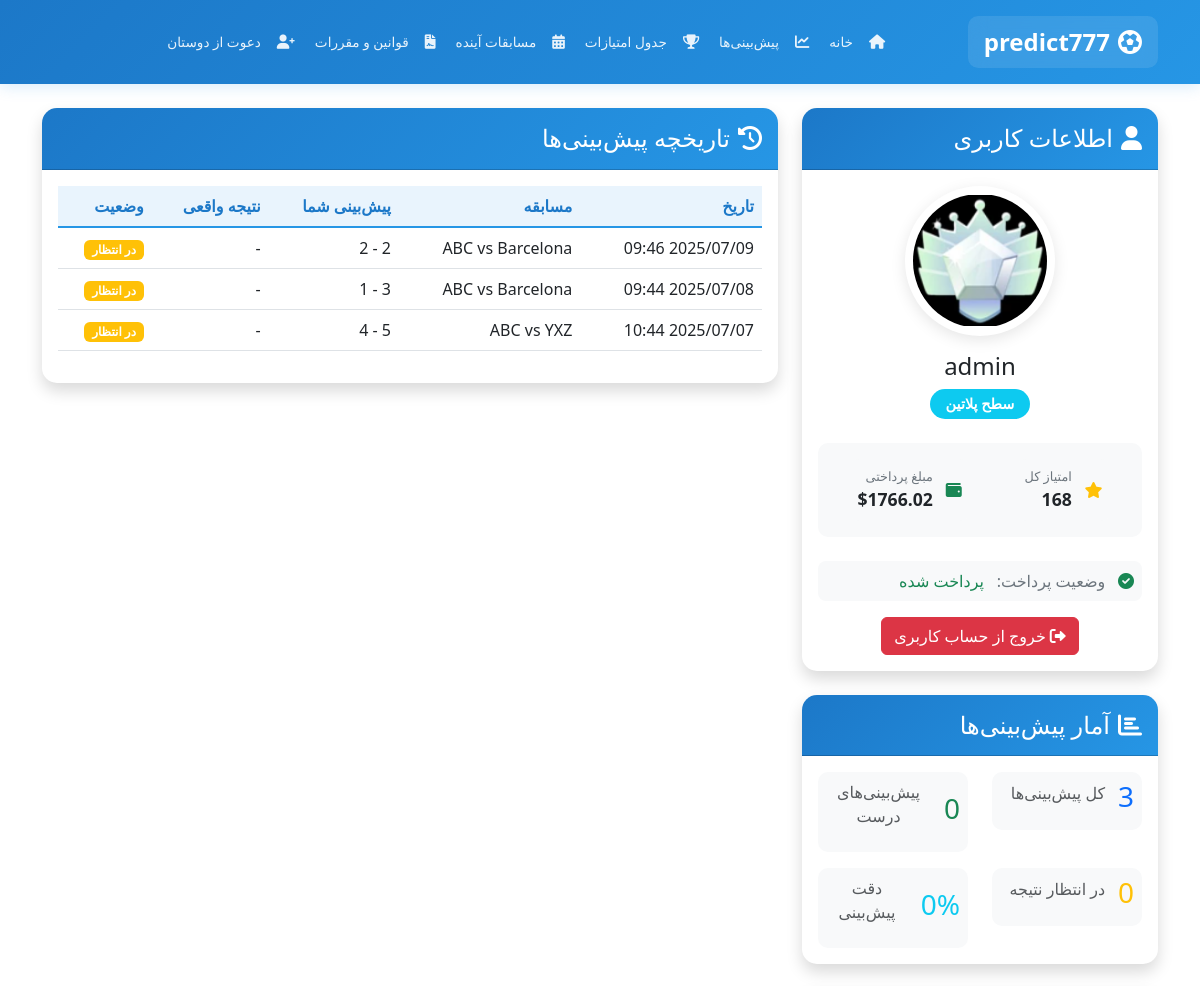
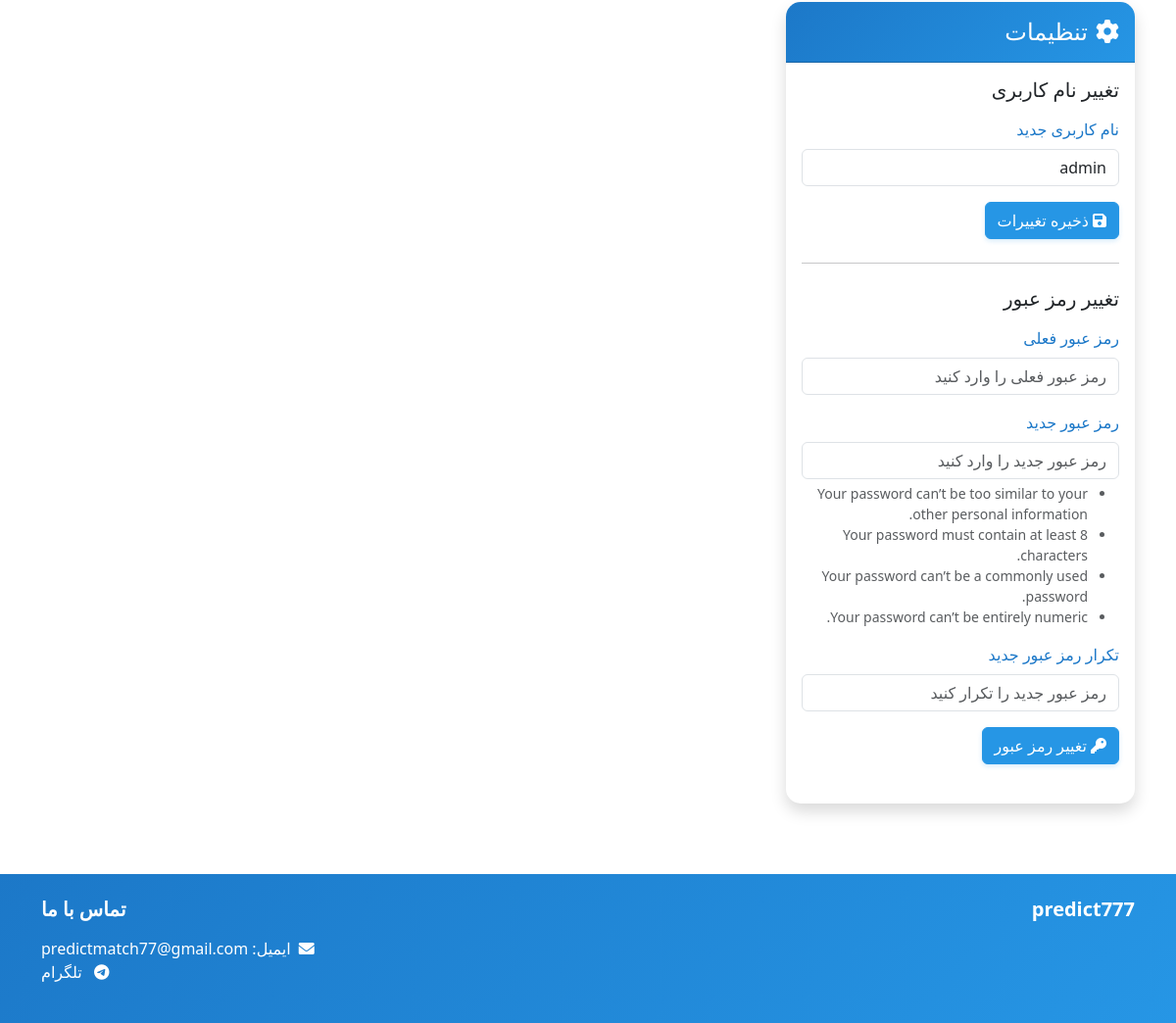
/profile/ (signed in), run on the app's committed database (2 pictures, top to bottom).
### football/models.py (models this page shows, shortened)
class Profile(models.Model):
    user = models.OneToOneField(User, on_delete=models.CASCADE, related_name='user_profile', verbose_name='کاربر')
    points = models.IntegerField(default=0, verbose_name='امتیاز')
    has_paid = models.BooleanField(default=False, verbose_name='پرداخت شده')
    balance = models.DecimalField(max_digits=10, decimal_places=2, default=0, verbose_name='موجودی (دلار)')
    bio = models.TextField(max_length=500, blank=True, verbose_name='درباره من')
    location = models.CharField(max_length=100, blank=True, verbose_name='موقعیت')
    birth_date = models.DateField(null=True, blank=True, verbose_name='تاریخ تولد')
    created_at = models.DateTimeField(auto_now_add=True, verbose_name='تاریخ ایجاد')
    updated_at = models.DateTimeField(auto_now=True, verbose_name='تاریخ بروزرسانی')
    referral_code = models.CharField(max_length=20, unique=True, blank=True, null=True, verbose_name='کد دعوت')
    referred_by = models.ForeignKey('self', on_delete=models.SET_NULL, null=True, blank=True, related_name='referrals', verbose_name='دعوت شده توسط')
    referral_points = models.IntegerField(default=0, verbose_name='امتیاز دعوت')
    class Meta:
        verbose_name = 'پروفایل'
        verbose_name_plural = 'پروفایل‌ها'

class Prediction(models.Model):
    user = models.ForeignKey(User, on_delete=models.CASCADE, related_name='predictions', verbose_name='کاربر')
    match = models.ForeignKey(Match, on_delete=models.CASCADE, related_name='predictions', verbose_name='مسابقه')
    home_team_score = models.IntegerField(validators=[MinValueValidator(0)], verbose_name='پیش‌بینی امتیاز تیم میزبان')
    away_team_score = models.IntegerField(validators=[MinValueValidator(0)], verbose_name='پیش‌بینی امتیاز تیم مهمان')
    is_correct = models.BooleanField(default=False, verbose_name='صحیح')
    created_at = models.DateTimeField(auto_now_add=True)
    updated_at = models.DateTimeField(auto_now=True)
    class Meta:
        verbose_name = 'پیش‌بینی'
        verbose_name_plural = 'پیش‌بینی‌ها'
        ordering = ['-created_at']
        unique_together = ['user', 'match']

class Match(models.Model):
    home_team = models.ForeignKey(Team, on_delete=models.CASCADE, related_name='home_matches', verbose_name='تیم میزبان')
    away_team = models.ForeignKey(Team, on_delete=models.CASCADE, related_name='away_matches', verbose_name='تیم مهمان')
    date = models.DateTimeField(verbose_name='تاریخ مسابقه')
    sport = models.ForeignKey(Sport, on_delete=models.CASCADE, related_name='matches', verbose_name='ورزش')
    home_team_score = models.IntegerField(null=True, blank=True, verbose_name='امتیاز واقعی تیم میزبان')
    away_team_score = models.IntegerField(null=True, blank=True, verbose_name='امتیاز واقعی تیم مهمان')
    venue = models.CharField(max_length=200, verbose_name='محل برگزاری')
    description = models.TextField(verbose_name='توضیحات', blank=True)
    is_finished = models.BooleanField(default=False, verbose_name='پایان یافته')
    created_at = models.DateTimeField(auto_now_add=True, verbose_name='تاریخ ایجاد')
    updated_at = models.DateTimeField(auto_now=True, verbose_name='تاریخ بروزرسانی')
    class Meta:
        verbose_name = 'مسابقه'
        verbose_name_plural = 'مسابقات'
        ordering = ['-date']

class Team(models.Model):
    name = models.CharField(max_length=100, verbose_name='نام تیم')
    sport = models.ForeignKey(Sport, on_delete=models.CASCADE, related_name='teams', default=1, verbose_name='ورزش')
    logo = models.ImageField(upload_to='team_logos/', null=True, blank=True, verbose_name='لوگو')
    symbol = models.CharField(max_length=10, null=True, blank=True, verbose_name='نماد')
    created_at = models.DateTimeField(auto_now_add=True, verbose_name='تاریخ ایجاد')
    updated_at = models.DateTimeField(auto_now=True, verbose_name='تاریخ بروزرسانی')
    class Meta:
        verbose_name = 'تیم'
        verbose_name_plural = 'تیم‌ها'
        ordering = ['name']

### football/views.py (the view, shortened to what this page needs)
# urls.py: path('profile/', views.profile, name='profile'),
@login_required
def profile(request):
    try:
        profile = request.user.user_profile
    except User.user_profile.RelatedObjectDoesNotExist:
        from .models import Profile
        profile = Profile.objects.create(user=request.user)
    predictions = Prediction.objects.select_related(
        'match', 'match__home_team', 'match__away_team', 'match__sport'
    ).filter(user=request.user).order_by('-match__date')
    teams = Team.objects.all().order_by('name')
    total_predictions = predictions.count()
    correct_predictions = predictions.filter(is_correct=True).count()
    pending_predictions = predictions.filter(match__date__gt=timezone.now()).count()
    accuracy = round((correct_predictions / (total_predictions - pending_predictions) * 100)
                    if (total_predictions - pending_predictions) > 0 else 0)
    username_form = UsernameChangeForm(instance=request.user)
    password_form = CustomPasswordChangeForm(request.user)
    profile_form = ProfileForm(instance=profile)
    return render(request, 'football/profile.html', {
        'predictions': predictions,
        'total_predictions': total_predictions,
        'correct_predictions': correct_predictions,
        'pending_predictions': pending_predictions,
        'accuracy': accuracy,
        'points': profile.points,
        'has_paid': profile.has_paid,
        'username_form': username_form,
        'password_form': password_form,
        'profile_form': profile_form,
        'teams': teams
    })

### football/templates/football/profile.html (shortened to what this page needs)
{% extends 'football/base.html' %}
{% load static %}
{% block content %}
<div class="row">
    <div class="col-md-4">
        <div class="card shadow mb-4">
            <div class="card-header bg-primary text-white">
                <h4 class="mb-0">
                    <i class="fas fa-user me-2"></i>اطلاعات کاربری
                </h4>
            </div>
            <div class="card-body">
                <div class="text-center mb-4">
                    <div class="profile-badge mb-3">
                        {% if user.user_profile.points >= 500 %}
                            <img src="{% static 'images/profile_images/diamond.png' %}" alt="Diamond Badge" class="profile-badge-image">
                        {% elif user.user_profile.points >= 100 %}
                            <img src="{% static 'images/profile_images/platinum.png' %}" alt="Platinum Badge" class="profile-badge-image">
                        {% elif user.user_profile.points >= 50 %}
                            <img src="{% static 'images/profile_images/golden.png' %}" alt="Golden Badge" class="profile-badge-image">
                        {% elif user.user_profile.points >= 20 %}
                            <img src="{% static 'images/profile_images/silver.png' %}" alt="Silver Badge" class="profile-badge-image">
                        {% else %}
                            <img src="{% static 'images/profile_images/bronze.png' %}" alt="Bronze Badge" class="profile-badge-image">
                        {% endif %}
                    </div>
                    <h4 class="mb-2">{{ user.username }}</h4>
                    <div class="user-level mb-3">
                        {% if user.user_profile.points >= 500 %}
                            <span class="badge bg-primary">سطح الماس</span>
                        {% elif user.user_profile.points >= 100 %}
                            <span class="badge bg-info">سطح پلاتین</span>
                        {% elif user.user_profile.points >= 50 %}
                            <span class="badge bg-warning">سطح طلا</span>
                        {% elif user.user_profile.points >= 20 %}
                            <span class="badge bg-secondary">سطح نقره</span>
                        {% else %}
                            <span class="badge bg-dark">سطح برنز</span>
                        {% endif %}
                    </div>
                </div>
                <div class="user-stats">
                    <div class="stat-row">
                        <div class="stat-item">
                            <i class="fas fa-star text-warning"></i>
                            <div class="stat-info">
                                <span class="stat-label">امتیاز کل</span>
                                <span class="stat-value">{{ user.user_profile.points }}</span>
                            </div>
                        </div>
                        <div class="stat-item">
                            <i class="fas fa-wallet text-success"></i>
                            <div class="stat-info">
                                <span class="stat-label">مبلغ پرداختی</span>
                                <span class="stat-value">${{ user.user_profile.balance }}</span>
                            </div>
                        </div>
                    </div>
                </div>
                <div class="user-details mt-4">
                    <div class="detail-item">
                        <i class="fas fa-check-circle text-success"></i>
                        <span class="detail-label">وضعیت پرداخت:</span>
                        {% if user.user_profile.has_paid %}
                            <span class="text-success">پرداخت شده</span>
                        {% else %}
                            <span class="text-danger">پرداخت نشده</span>
                        {% endif %}
                    </div>
                </div>
                <div class="text-center mt-3">
                    <a href="{% url 'football:logout' %}" class="btn btn-danger">
                        <i class="fas fa-sign-out-alt me-1"></i>خروج از حساب کاربری
                    </a>
                </div>
            </div>
        </div>
        <div class="card shadow mb-4">
            <div class="card-header bg-success text-white">
                <h4 class="mb-0">
                    <i class="fas fa-chart-bar me-2"></i>آمار پیش‌بینی‌ها
                </h4>
            </div>
            <div class="card-body">
                <div class="row text-center">
                    <div class="col-6 mb-3">
                        <div class="stat-item">
                            <h3 class="text-primary">{{ total_predictions }}</h3>
                            <p class="text-muted">کل پیش‌بینی‌ها</p>
                        </div>
                    </div>
                    <div class="col-6 mb-3">
                        <div class="stat-item">
                            <h3 class="text-success">{{ correct_predictions }}</h3>
                            <p class="text-muted">پیش‌بینی‌های درست</p>
                        </div>
                    </div>
                    <div class="col-6">
                        <div class="stat-item">
                            <h3 class="text-warning">{{ pending_predictions }}</h3>
                            <p class="text-muted">در انتظار نتیجه</p>
                        </div>
                    </div>
                    <div class="col-6">
                        <div class="stat-item">
                            <h3 class="text-info">{{ accuracy }}%</h3>
                            <p class="text-muted">دقت پیش‌بینی</p>
                        </div>
                    </div>
                </div>
            </div>
        </div>
        <div class="card shadow">
            <div class="card-header bg-info text-white">
                <h4 class="mb-0">
                    <i class="fas fa-cog me-2"></i>تنظیمات
                </h4>
            </div>
            <div class="card-body">
                <form method="post" action="{% url 'football:profile' %}" class="mb-4">
                    <h5 class="mb-3">تغییر نام کاربری</h5>
                    <div class="mb-3">
                        <label for="{{ username_form.username.id_for_label }}" class="form-label">نام کاربری جدید</label>
                        {{ username_form.username }}
                    </div>
                    <button type="submit" name="change_username" value="1" class="btn btn-primary">
                        <i class="fas fa-save me-1"></i>ذخیره تغییرات
                    </button>
                </form>
                <hr class="my-4">
                <form method="post" action="{% url 'football:profile' %}" class="mb-4">
                    <h5 class="mb-3">تغییر رمز عبور</h5>
                    <div class="mb-3">
                        <label for="{{ password_form.old_password.id_for_label }}" class="form-label">رمز عبور فعلی</label>
                        {{ password_form.old_password }}
                    </div>
                    <div class="mb-3">
                        <label for="{{ password_form.new_password1.id_for_label }}" class="form-label">رمز عبور جدید</label>
                        {{ password_form.new_password1 }}
                        <div class="form-text">
                            {{ password_form.new_password1.help_text }}
                        </div>
                    </div>
                    <div class="mb-3">
                        <label for="{{ password_form.new_password2.id_for_label }}" class="form-label">تکرار رمز عبور جدید</label>
                        {{ password_form.new_password2 }}
                    </div>
                    <button type="submit" name="change_password" value="1" class="btn btn-primary">
                        <i class="fas fa-key me-1"></i>تغییر رمز عبور
                    </button>
                </form>
            </div>
        </div>
    </div>
    <div class="col-md-8">
        <div class="card shadow">
            <div class="card-header bg-info text-white">
                <h4 class="mb-0">
                    <i class="fas fa-history me-2"></i>تاریخچه پیش‌بینی‌ها
                </h4>
            </div>
            <div class="card-body">
                {% if predictions %}
                    <div class="table-responsive">
                        <table class="table table-hover">
                            <thead>
                                <tr>
                                    <th>تاریخ</th>
                                    <th>مسابقه</th>
                                    <th>پیش‌بینی شما</th>
                                    <th>نتیجه واقعی</th>
                                    <th>وضعیت</th>
                                </tr>
                            </thead>
                            <tbody>
                                {% for prediction in predictions %}
                                <tr>
                                    <td>{{ prediction.match.date|date:"Y/m/d H:i" }}</td>
                                    <td>
                                        {{ prediction.match.home_team.name }} vs {{ prediction.match.away_team.name }}
                                    </td>
                                    <td>
                                        {{ prediction.home_team_score }} - {{ prediction.away_team_score }}
                                    </td>
                                    <td>
                                        {% if prediction.match.is_finished %}
                                            {{ prediction.match.real_home_team_score }} - {{ prediction.match.real_away_team_score }}
                                        {% else %}
                                            -
                                        {% endif %}
                                    </td>
                                    <td>
                                        {% if prediction.match.is_finished %}
                                            {% if prediction.is_correct %}
                                                <span class="badge bg-success">درست</span>
                                            {% else %}
                                                <span class="badge bg-danger">نادرست</span>
                                            {% endif %}
                                        {% else %}
                                            <span class="badge bg-warning">در انتظار</span>
                                        {% endif %}
                                    </td>
                                </tr>
                                {% endfor %}
                            </tbody>
                        </table>
                    </div>
                {% endif %}
            </div>
        </div>
    </div>
</div>
{% endblock %}
{% block extra_css %}
<link rel="stylesheet" href="{% static 'css/profile.css' %}">
{% endblock %}

### data on the page
Prediction: match "2025/07/09 09:46", match.home_team.name "ABC", match.away_team.name "Barcelona", away_team_score "2", shows "در انتظار"
Prediction: match "2025/07/08 09:44", match.home_team.name "ABC", match.away_team.name "Barcelona", away_team_score "1", shows "در انتظار"
Prediction: match "2025/07/07 10:44", match.home_team.name "ABC", match.away_team.name "YXZ", away_team_score "4", shows "در انتظار"

### other printed values
{{ user.username }} "admin"
{{ user.user_profile.points }} "168"
{{ user.user_profile.balance }} "1766.02"
{{ total_predictions }} "3"
{{ correct_predictions }} "0"
{{ pending_predictions }} "0"
{{ accuracy }} "0"
